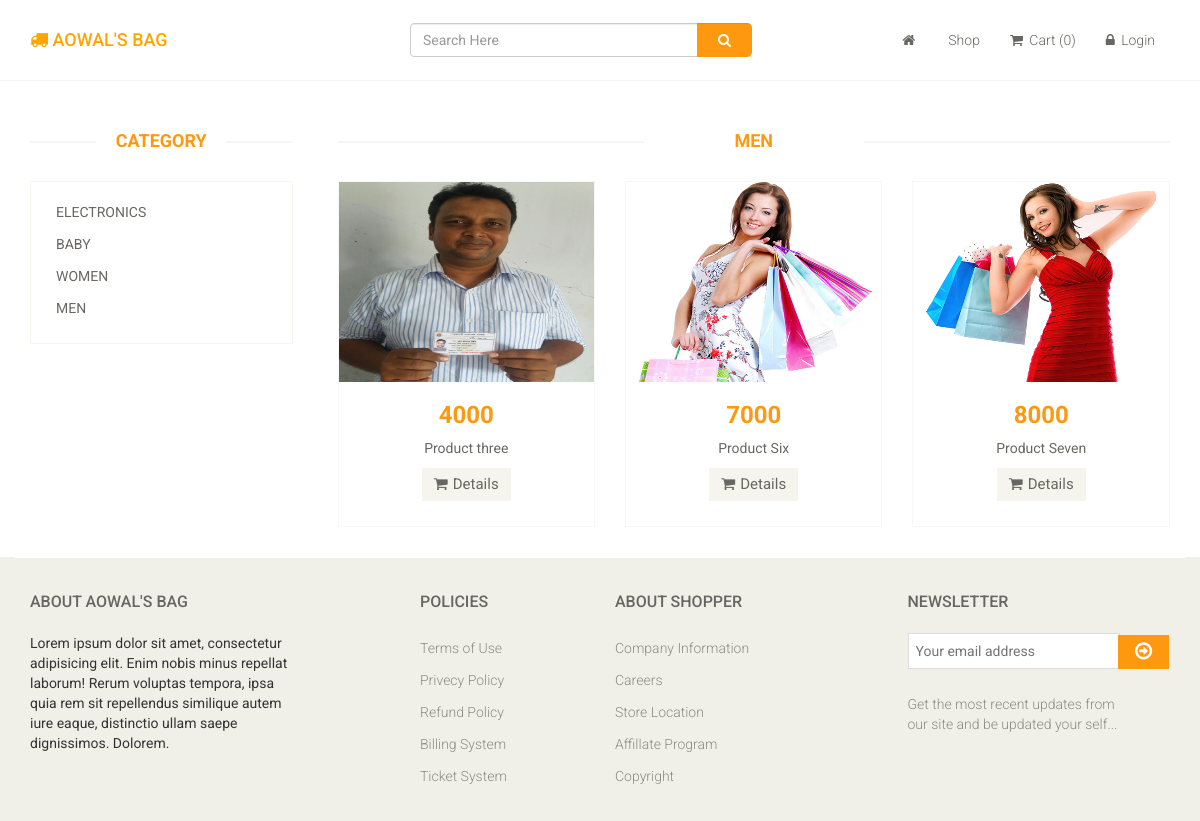
The page /cat.php?cat_id=1 on the database its author committed.
### tables this page shows
CREATE TABLE IF NOT EXISTS `tbl_category` (
`cat_id` int(11) NOT NULL,
  `cat_name` varchar(255) NOT NULL
);

CREATE TABLE IF NOT EXISTS `tbl_products` (
`product_id` int(11) NOT NULL,
  `product_name` varchar(255) NOT NULL,
  `product_price` float NOT NULL,
  `product_cat_id` int(11) NOT NULL,
  `product_details` text NOT NULL,
  `product_image` text NOT NULL
);

### inc/product_by_cat_id.php (the view, shortened to what this page needs)
<?php
	$get_cat_id = $_GET['cat_id'];
    $query = "SELECT * FROM tbl_category WHERE cat_id = '$get_cat_id' ORDER BY cat_id DESC";
    $result = mysqli_query($con,$query);
    if ($result) {
        while($row = mysqli_fetch_assoc($result)){
            $cat_id         = $row['cat_id'];
            $cat_name       = $row['cat_name'];
        }
    }
?>
				<div class="col-sm-9 padding-right">
					<div class="features_items">
						<h2 class="title text-center"><?php echo $cat_name ?></h2>
						<?php
                            $query = "SELECT * FROM tbl_products WHERE product_cat_id = $cat_id ORDER BY product_id ASC";
                            $result = mysqli_query($con,$query);
                            if ($result) {
                                while($row = mysqli_fetch_assoc($result)){
                                    $product_id         = $row['product_id'];
                                    $product_name       = $row['product_name'];
                                    $product_price      = $row['product_price'];
                                    $product_image      = $row['product_image'];
                        ?>
						<div class="col-sm-4">
							<div class="product-image-wrapper">
								<div class="single-products">
									<div class="productinfo text-center">
										<img src="dashboard/uploads/<?php echo $product_image; ?>" style="height: 200px;width: 100%;" />
										<h2><?php echo $product_price ?></h2>
										<p><?php echo $product_name ?></p>
										<a href="details.php?product_id=<?php echo $product_id; ?>" class="btn btn-default add-to-cart"><i class="fa fa-shopping-cart"></i>Details</a>
									</div>
								</div>
							</div>
						</div>
						<?php }} ?>
					</div>
				</div>

### inc/sidenav.php
<div class="col-sm-3">
	<div class="left-sidebar">
		<div class="brands_products">
			<h2>Category</h2>
			<div class="brands-name">
				<ul class="nav nav-pills nav-stacked">
					<?php
                              include 'dashboard/db/db.php';
                              $query = "SELECT * FROM tbl_category ORDER BY cat_id DESC";
                              $result = mysqli_query($con,$query);
                              if ($result) {
                                  while($row = mysqli_fetch_assoc($result)){
                                      $id = $row['cat_id'];
                                      $name = $row['cat_name'];
                          ?>
					<li><a href="cat.php?cat_id=<?php echo $id ?>"> <?php echo $name; ?> <span class="pull-right"></span></a></li>
					<?php }} ?>
				</ul>
			</div>
		</div>
	</div>
</div>

### assets/css/main.css (style rules this page uses)
body { font-family: 'Roboto', sans-serif; background:; position: relative; font-weight:400px; }
ul li { list-style: none; }
a { -webkit-transition: 300ms; -moz-transition: 300ms; -o-transition: 300ms; transition: 300ms; }
h1, h2, h3, h4, h5, h6 { font-family: 'Roboto', sans-serif; }
.left-sidebar h2, .brands_products h2 { color: #FE980F; font-family: 'Roboto', sans-serif; font-size: 18px; font-weight: 700; margin: 0 auto 30px; text-align: center; text-transform: uppercase; position: relative; z-index:3; }
.left-sidebar h2:after, h2.title:after { content: " "; position: absolute; border: 1px solid #f5f5f5; bottom:8px; left: 0; width: 100%; height: 0; z-index: -2; }
.left-sidebar h2:before { content: " "; position: absolute; background: #fff; bottom: -6px; width: 130px; height: 30px; z-index: -1; left: 50%; margin-left: -65px; }
h2.title:before { content: " "; position: absolute; background: #fff; bottom: -6px; width: 220px; height: 30px; z-index: -1; left: 50%; margin-left: -110px; }
.brands-name { border: 1px solid #F7F7F0; padding-bottom: 20px; padding-top: 15px; }
.brands-name .nav-stacked li a { background-color: #FFFFFF; color: #696763; font-family: 'Roboto', sans-serif; font-size: 14px; padding: 5px 25px; text-decoration: none; text-transform: uppercase; }
.padding-right { padding-right: 0; }
.features_items { overflow:hidden; }
h2.title { color: #FE980F; font-family: 'Roboto', sans-serif; font-size: 18px; font-weight: 700; margin: 0 15px; text-transform: uppercase; margin-bottom: 30px; position: relative; }
.product-image-wrapper { border:1px solid #F7F7F5; overflow: hidden; margin-bottom:30px; }
.single-products { position: relative; }
.productinfo h2 { color: #FE980F; font-family: 'Roboto', sans-serif; font-size: 24px; font-weight: 700; }
.productinfo p { font-family: 'Roboto', sans-serif; font-size: 14px; font-weight: 400; color: #696763; }
.productinfo img { width: 100%; }
.productinfo { position:relative; }
.add-to-cart { background:#F5F5ED; border: 0 none; border-radius: 0; color: #696763; font-family: 'Roboto', sans-serif; font-size: 15px; margin-bottom: 25px; }
.add-to-cart i { margin-right:5px; }

### rows shown on the page
tbl_category: cat_name "ELECTRONICS"
tbl_category: cat_name "BABY"
tbl_category: cat_name "WOMEN"
tbl_category: cat_name "MEN"
tbl_products: product_image (picture), product_price "4000", product_name "Product three"
tbl_products: product_image (picture), product_price "7000", product_name "Product Six"
tbl_products: product_image (picture), product_price "8000", product_name "Product Seven"
